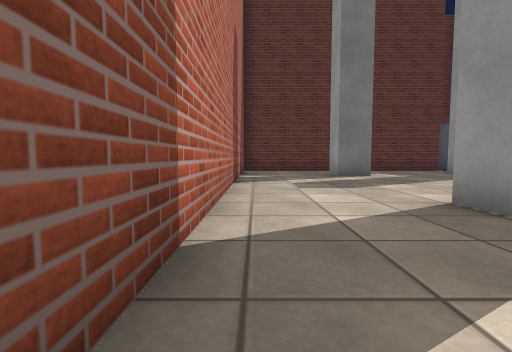
View 1 (above)

19 first-person views from a walk through a 3-D level made in the Unity game engine. The camera is 0.59 m above the floor, tilts 4° down and sees 85° across. The floor is counted in squares, 1 m on a side. Each view is taken from the middle of a square. On the plan, view 1 faces up. The plan holds only what a view shows up to about 9 squares ahead; the rest is blank. The place goes on beyond the plan. Surface patterns are stand-ins for the level's own textures.

View 2
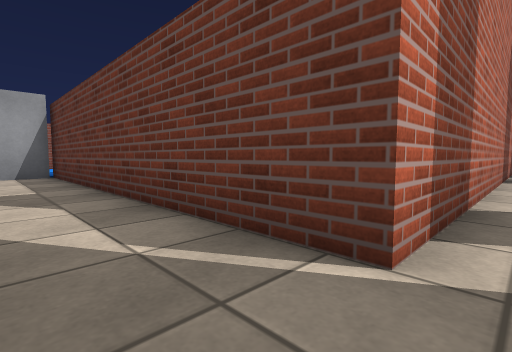

View 3
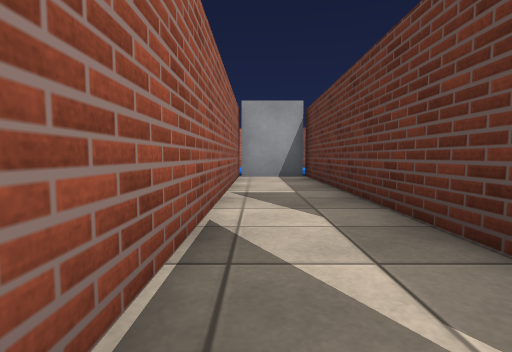

View 4
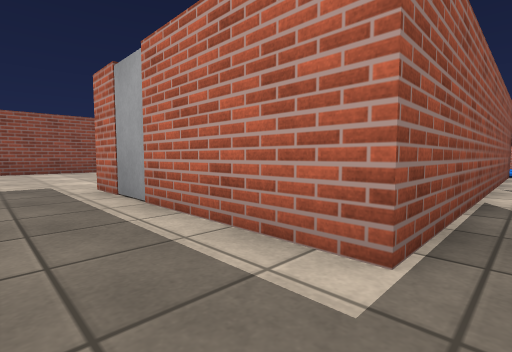

View 5
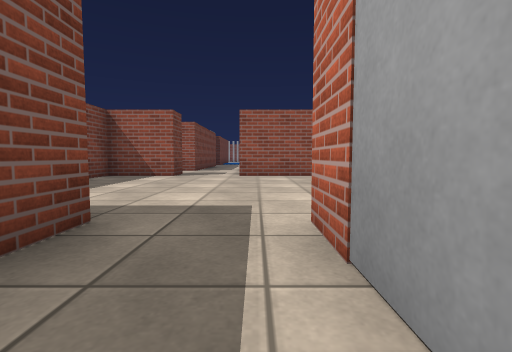

View 6
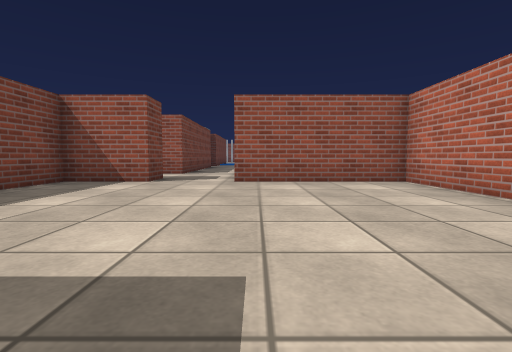

View 7
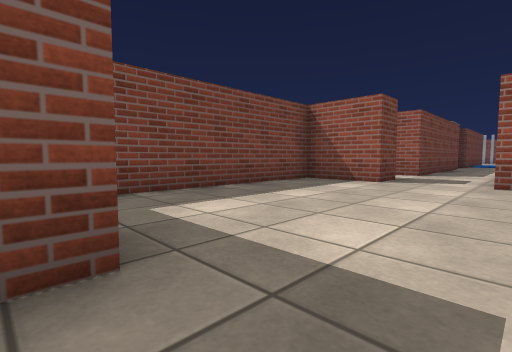

View 8
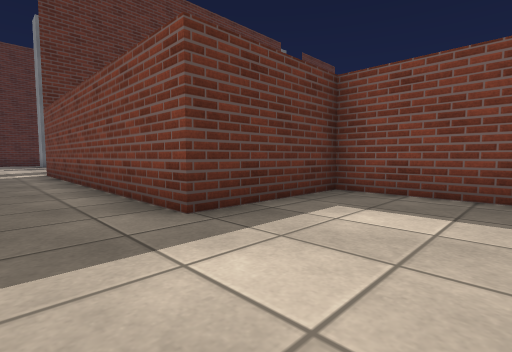

View 9
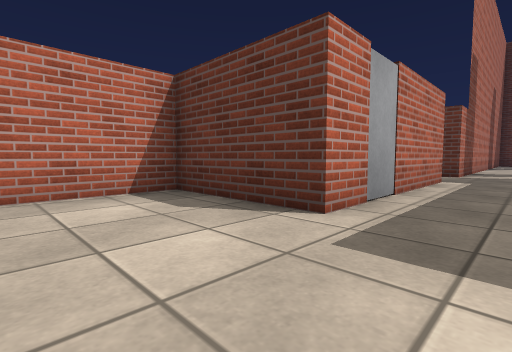

View 10
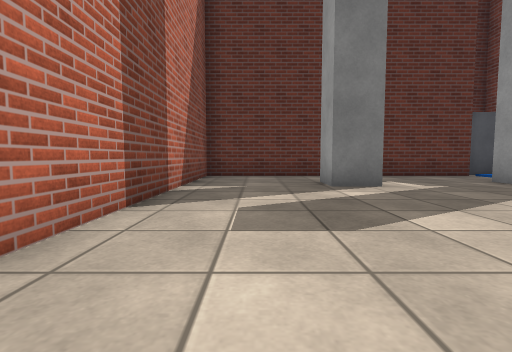

View 11
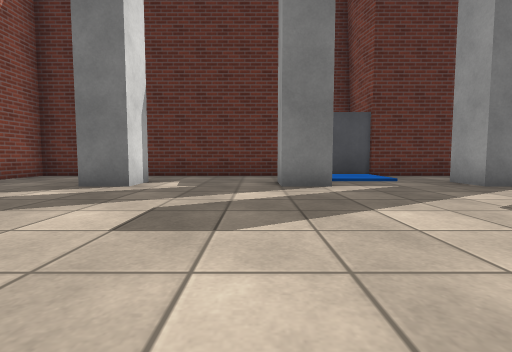

View 12
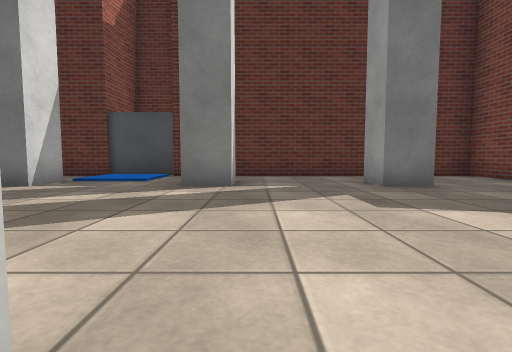

View 13
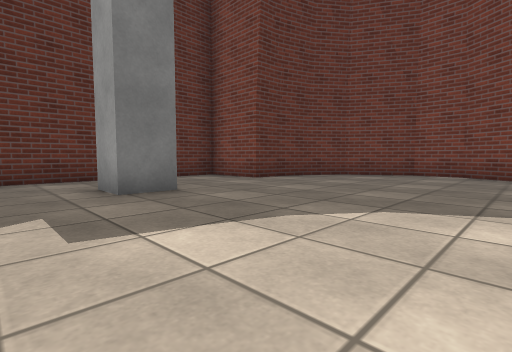

View 14
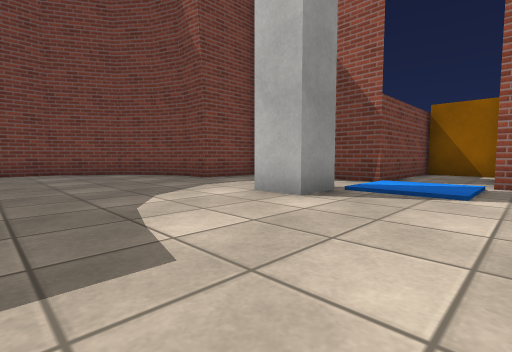

View 15
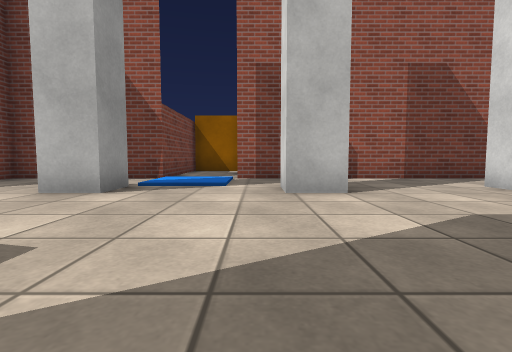

View 16
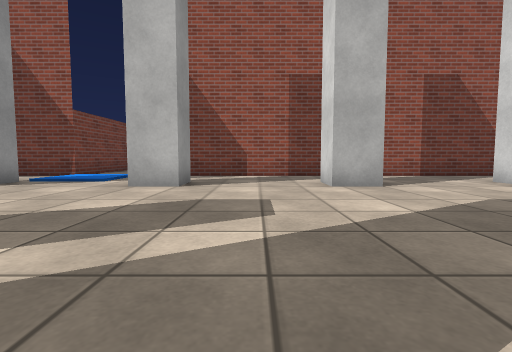

View 17
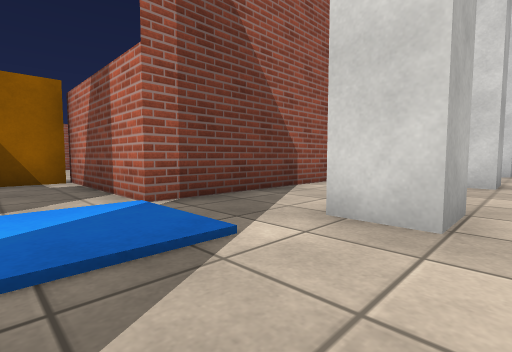

View 18
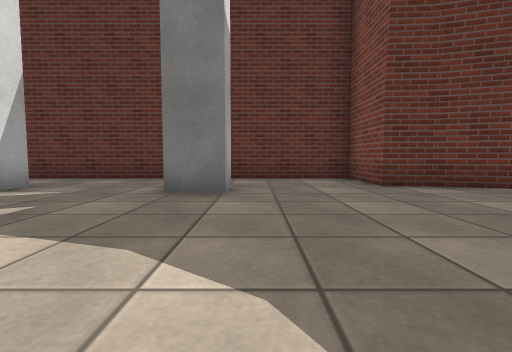

View 19
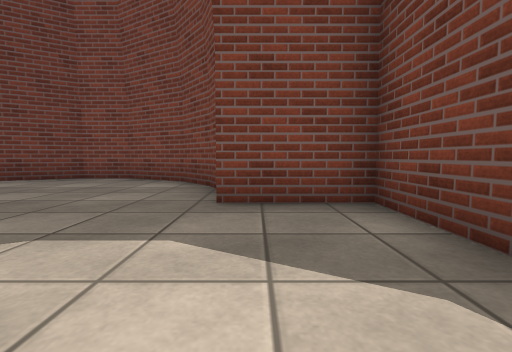

### Floor plan
Ten units are one square. View 1 is at (0, 0); x grows to the right and y downward. Boxes are objects, and circles mark ways between rooms. Rooms are numbered by the first view taken in them; rooms with no view inside come last. Other rooms are left out.
<svg viewBox="-98 -120 328 270">
<path fill="none" stroke="#000" d="M-5 -5 -5 5 -93 5 -93 25 -5 25 -5 75 -35 75 -35 135 5 135M25 145 25 135 45 135 45 75 15 75 15 -5M105 -25 105 -35 115 -35 115 -25M115 -95 115 -85 105 -85 105 -95M75 -95 75 -85 65 -85 65 -95M64 -35 75 -35 75 -25M145 -25 145 -35 156 -35M155 -94 155 -85 145 -85 145 -95M35 -36 35 -25M35 -95 35 -85 25 -85 25 -95M25 -26 25 -36M18 -5 125 -5 125 33 145 33 145 -5 185 -5 185 -25 195 -25 205 -29 215 -37 225 -54 225 -66 216 -82M196 -94 185 -95 185 -115 -5 -115 -5 -5M212 -86 205 -91 194 -95"/>
<circle cx="5" cy="0" r="3" fill="#2a7"/>
<text x="0" y="70">1</text>
<text x="100" y="-60">2</text>
</svg>
Room 1 opens to room 2.

Where each view was taken, in squares from view 1:
view 1: 0 up, 0 right, facing up
view 2: 2 down, 0 right, facing up-left
view 3: 2 down, 1 left, facing left
view 4: 2 down, 1 right, facing down-left
view 5: 5 down, 0 right, facing down
view 6: 7 down, 0 right, facing down
view 7: 7 down, 0 right, facing down-right
view 8: 10 down, 0 right, facing up-right
view 9: 10 down, 1 right, facing up-left
view 10: 3 up, 1 right, facing up
view 11: 3 up, 6 right, facing up
view 12: 3 up, 12 right, facing up
view 13: 4 up, 13 right, facing up-right
view 14: 7 up, 12 right, facing down-right
view 15: 8 up, 12 right, facing down
view 16: 9 up, 9 right, facing down
view 17: 4 up, 14 right, facing down-left
view 18: 4 up, 16 right, facing up
view 19: 2 up, 15 right, facing right
